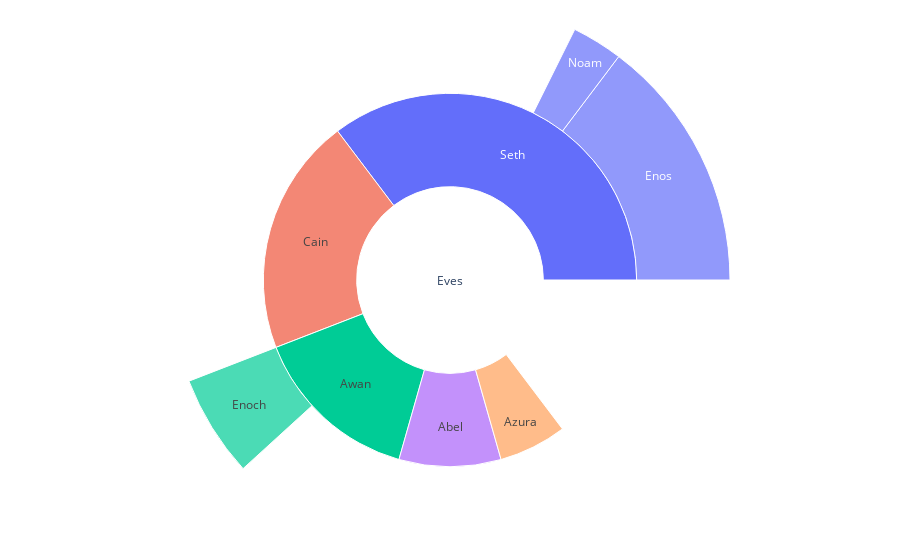

The cell this chart's notebook holds for it:
### Code cell
import plotly.graph_objects as go

fig =go.Figure(go.Sunburst(
        labels=["Eves", "Cain", "Seth", "Enos", "Noam", "Abel", "Awan", "Enoch", "Azura"],
    parents=["", "Eves", "Eves", "Seth", "Seth", "Eves", "Eves", "Awan", "Eves" ],
    values=[10, 14, 12, 10, 2, 6, 6, 4, 4],
))
fig.update_layout(margin = dict(t=0, l=0, r=0, b=0))

fig.show()

### Figure 1 — Plotly figure (JSON) as saved in the notebook; plotly's stock layout.template omitted (floating-point values rounded to 4 significant figures)
{"data": [{"labels": ["Eves", "Cain", "Seth", "Enos", "Noam", "Abel", "Awan", "Enoch", "Azura"], "parents": ["", "Eves", "Eves", "Seth", "Seth", "Eves", "Eves", "Awan", "Eves"], "type": "sunburst", "values": [10, 14, 12, 10, 2, 6, 6, 4, 4]}], "layout": {"margin": {"b": 0, "l": 0, "r": 0, "t": 0}}}
